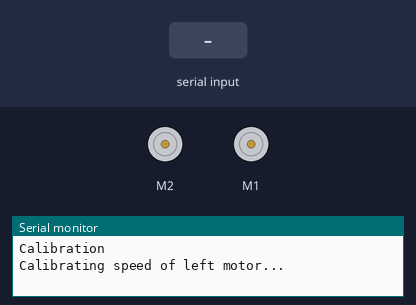
Simulated run of this sketch. Board: Arduino Uno, built with avr-gcc and run on an emulated ATmega328P. Parts: 2 × DC motor (green arrow = forward, orange = backward, longer = faster), the last lines printed to the serial monitor. Inputs (shaded band) come from the test bench.

Above: at 3.9 s.
4.0 s: "less" received over Serial
At 5.11 s:
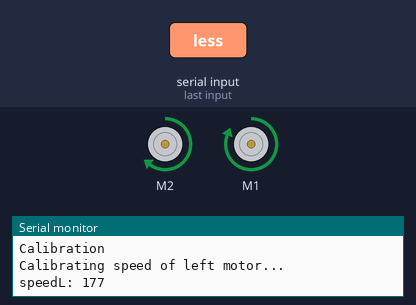
6.7 s: "l" received over Serial
At 7.81 s:
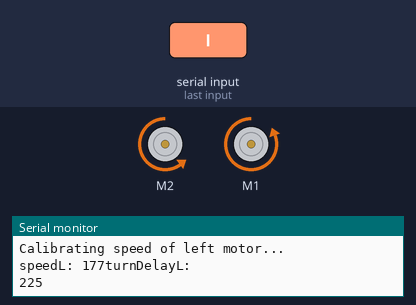
Timing chart, 0 to 9.7 s (numbered marks = the images above; inputs shaded):
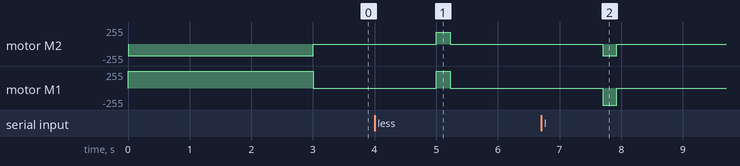

Measured:
- after the input at 4.0 s, motor M2: stopped → forward 177/255 after 1.0 s, → stopped 0.23 s later; motor M1: stopped → forward 255/255 after 1.0 s, → stopped 0.23 s later
- after the input at 6.7 s, motor M2: stopped → backward 177/255 after 1.0 s, → stopped 0.23 s later; motor M1: stopped → backward 255/255 after 1.0 s, → stopped 0.23 s later

The sketch:

delaycalibration.ino
```cpp
#include "MeMCore.h"

// Motor variables
MeDCMotor motorL(M2);  // left motor
MeDCMotor motorR(M1);  // right motor
int speedL = 245;  // speed of left motor
int speedR = 255;  // speed of right motor
int turnDelayL = 280;  // in milliseconds, trial and error
int turnDelayR = 280;

//--------------CONTROLS--------------//
void halt(){
  motorL.stop();
  motorR.stop();
}

void  turn_right(){
  forward(-speedL,-speedR);
  delay(turnDelayR);
  halt();
}

void turn_left() {
  forward(speedL,speedR);
  delay(turnDelayL);
  halt();
}

void turn_around() {
  turn_right();
  halt();
  delay(10);
  turn_right();
}

void forward() {
  motorL.run(-speedL);
  motorR.run(speedR);
}

// overloading forward with 2 integer inputs
void forward(int left, int right) {
  motorL.run(left);
  motorR.run(right);
}

void successive_left_turn() {
  turn_left();
  forward();
  delay(500);
  turn_left();
}

void successive_right_turn() {
  turn_right();
  forward();
  delay(500);
  turn_right();
}

void turnCalibrationR(int start, int ending){
  turnDelayR = start + (ending - start) / 2;
  String input = "";
  turn_right();
  turnDelayR = start + (ending - start) / 2;
  while(Serial.available() == 0) {
  }

  input = Serial.readString();
  if (input == "less") {
    turnCalibrationR(start, start + (ending - start) / 2);
  }
  else if (input == "more") {
    turnCalibrationR(start + (ending - start) / 2, ending);
  }
  else{
    Serial.println("turnDelayR: ");
    Serial.println(turnDelayR);
  }
}

//less -> turn less, more -> turn more, anything else to exit
void turnCalibrationL(int start, int ending){
  turnDelayL = start + (ending - start) / 2;
  String input = "";
  turn_left();
  turnDelayL = start + (ending - start) / 2;
  while(Serial.available() == 0) {
  }

  input = Serial.readString();
  if (input == "less") {
    turnCalibrationL(start, start + (ending - start) / 2);
  }
  else if (input == "more") {
    turnCalibrationL(start + (ending - start) / 2, ending);
  }
  else{
    Serial.println("turnDelayL: ");
    Serial.print(turnDelayL);
    turnCalibrationR(0, 450);
  }
}

//enter l if path tilts left, r if path tilts right, some variant of y, yes, ok otherwise
void leftMotorCalibration(int start, int ending) {

  speedL = start + (ending - start) / 2;
  String input = "";
  forward();
  delay(3000);
  halt();
  while(Serial.available() == 0) {
  }
  //input = direction of movement
  input = Serial.readString();
  if (input == "l") {
     leftMotorCalibration(start + (ending - start) / 2, ending);
  }
  else if (input == "r") {
    leftMotorCalibration(start,start + (ending - start) / 2);
  }
  else {
    Serial.print("speedL: ");
    Serial.print(speedL);
    turnCalibrationL(0, 450);
  }
}
void setup() {
  Serial.begin(9600);
  Serial.println("Calibration");
  Serial.println("Calibrating speed of left motor...");
  leftMotorCalibration(100, 255);
}

void loop() {

}
```
